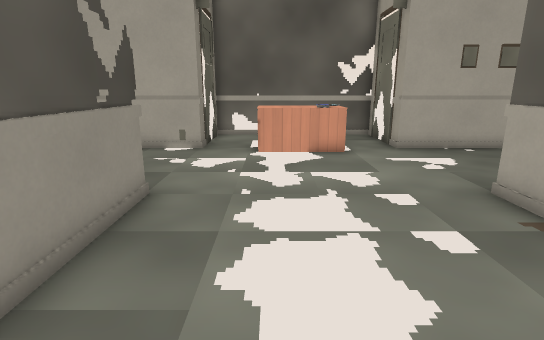
View 1 (above)

19 first-person views from a walk through a 3-D level made in the Godot game engine. The camera is 1.2 m above the floor, tilts 14° down and sees 80° across. The floor is counted in squares, 0.5 m on a side. Each view is taken from the middle of a square. On the plan, view 1 faces up. The plan holds only what a view shows up to about 20 squares ahead; the rest is blank. Some surface patterns are stand-ins.

View 2
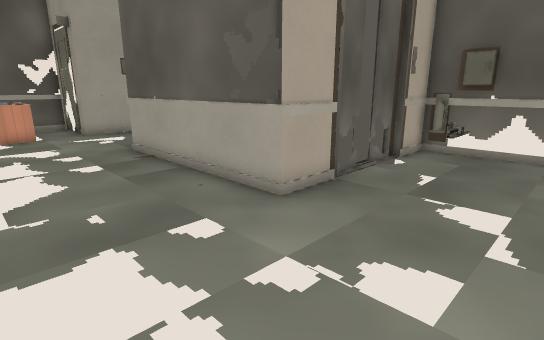

View 3
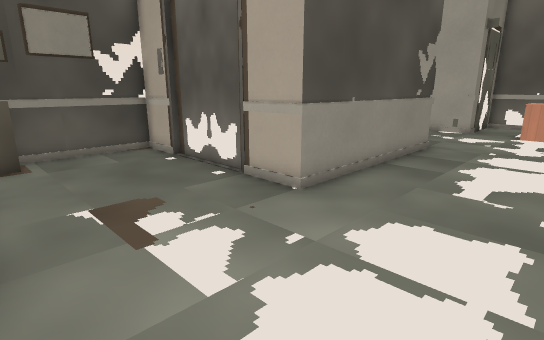

View 4
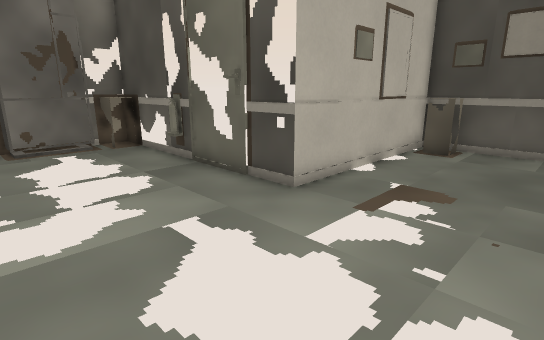

View 5
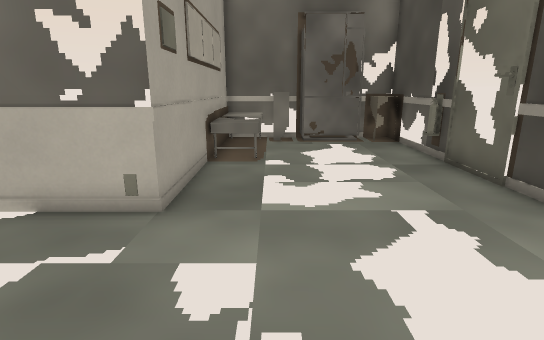

View 6
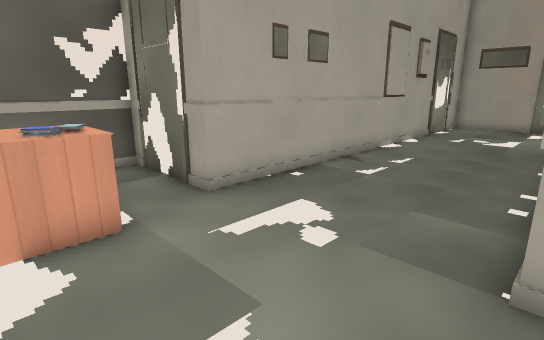

View 7
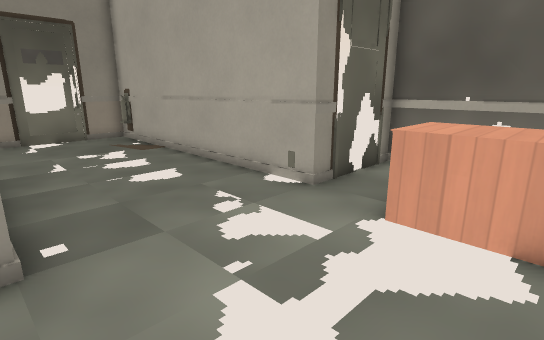

View 8
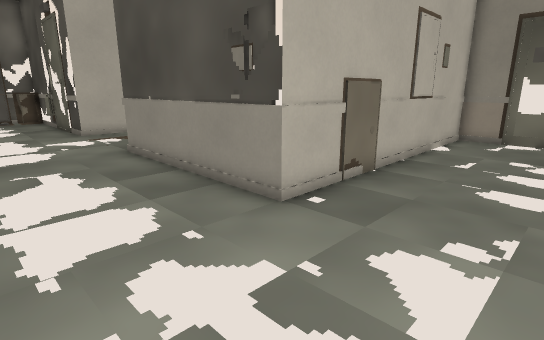

View 9
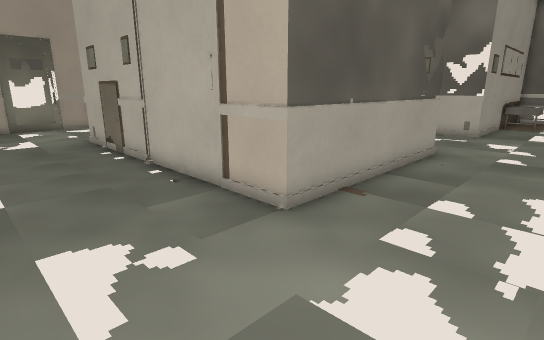

View 10
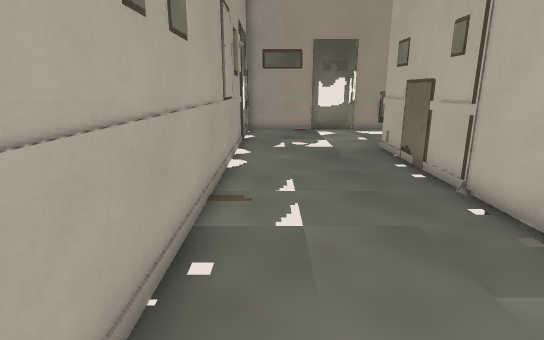

View 11
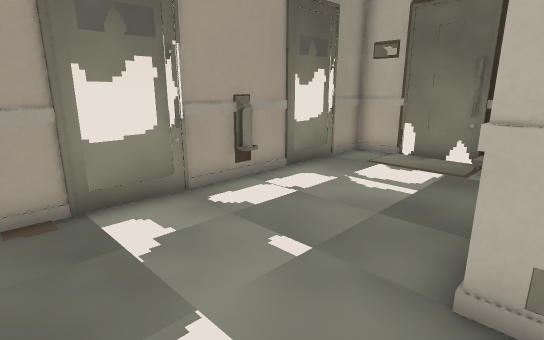

View 12
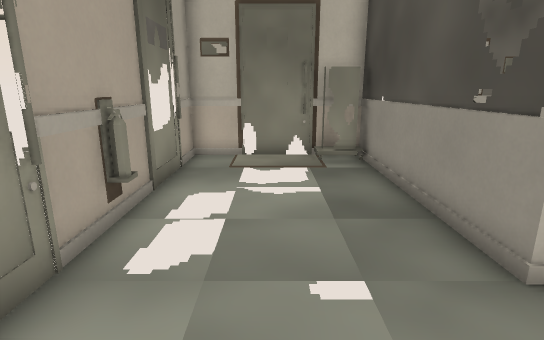

View 13
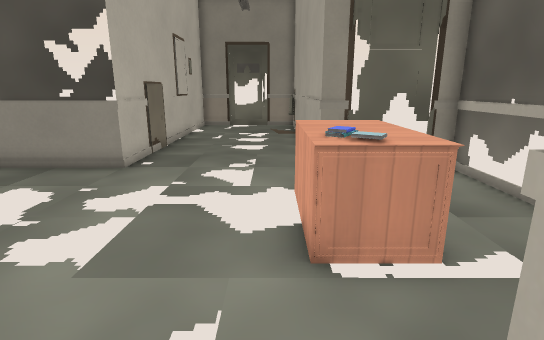

View 14
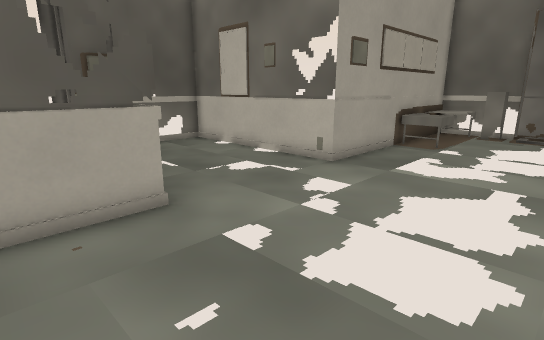

View 15
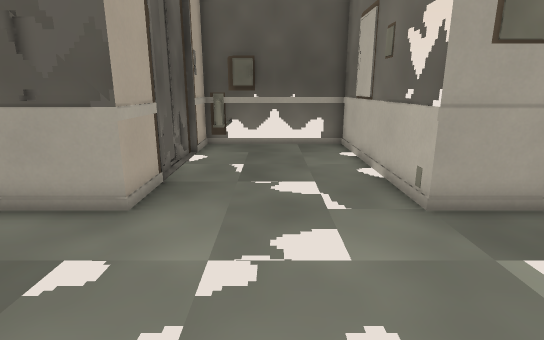

View 16
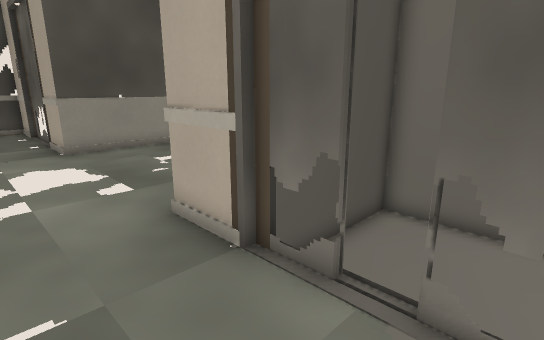

View 17
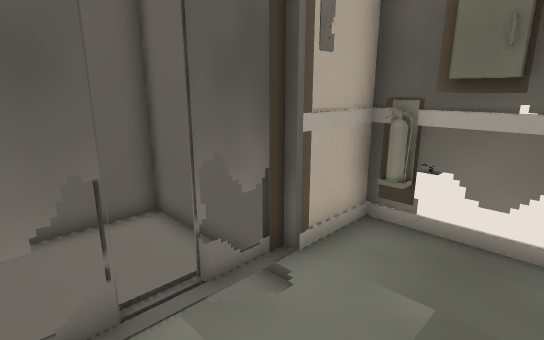

View 18
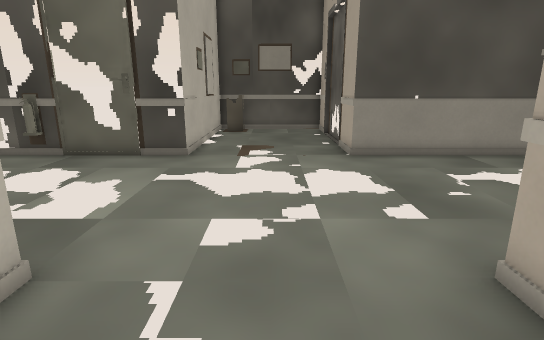

View 19
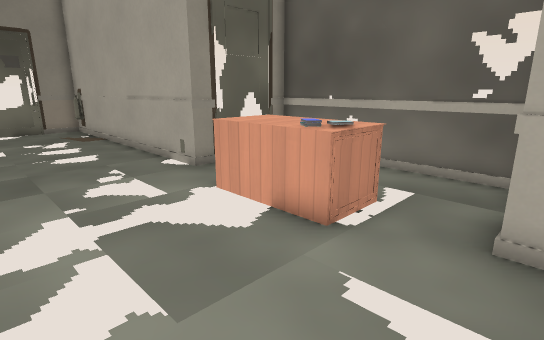

### Floor plan
Key: @ floor where view 1 was taken; # wall or solid block; x gap in a wall; . floor; = window, fence, low wall or low ledge; ^ raised ledge; v drop or lower ground; E desk; B books.
Columns run from 16 left of view 1 to 24 right of it. Each row starts with its distance up from view 1.
 18              #########
 17              #.......#
 16              #.......#
 15              #.......#
 14              #.EEEEE.##             ###
 13  #############.EEEBB..###############=###
 12  #......................................#
 11 ##......................................#
 10 #=......................................#
  9 ##......................................#
  8  #......................................=
  7  #############.......##############.....#
  6              #.......##vvvvvv#    #.....#
  5              #.......##vvvvvv#    #.....#
  4              #.......##vvvvvv#    #.....#
  3              #.......##vvvvvv#    #.....#
  2              #.......##vvvvvv#    #.....=
  1              #.......##  v vv#    #.....#
  0              #..@....##    vv#    ##....#
 -1      #########.......####xx###    #######
 -2      #.......................##
 -3      #.......................##
 -4      #........................#
 -5      #........................#
 -6      #^.......................#
 -7      #########.......##########
 -8              #.......#
 -9              #.......#
-10              #.......#
-11              #.......#
-12              #......^^
-13              #......^^
-14              #......^^
-15              #......^^
-16              #^###..^^
-17              ^^####^^^
-18              ### #####

Positions as (right, up) in squares from view 1, and headings:
1: (0, 0), facing up
2: (0, -6), facing up-right
3: (2, -7), facing up-left
4: (3, -2), facing down-left
5: (3, -1), facing down
6: (1, 7), facing up-right
7: (2, 7), facing up-left
8: (2, 12), facing down-left
9: (1, 12), facing down-right
10: (4, 12), facing right
11: (17, 11), facing down-right
12: (21, 11), facing down
13: (7, 12), facing left
14: (-1, 2), facing down-right
15: (-1, -4), facing right
16: (11, -4), facing up-left
17: (8, -4), facing up-right
18: (9, -4), facing left
19: (6, 8), facing up-left
